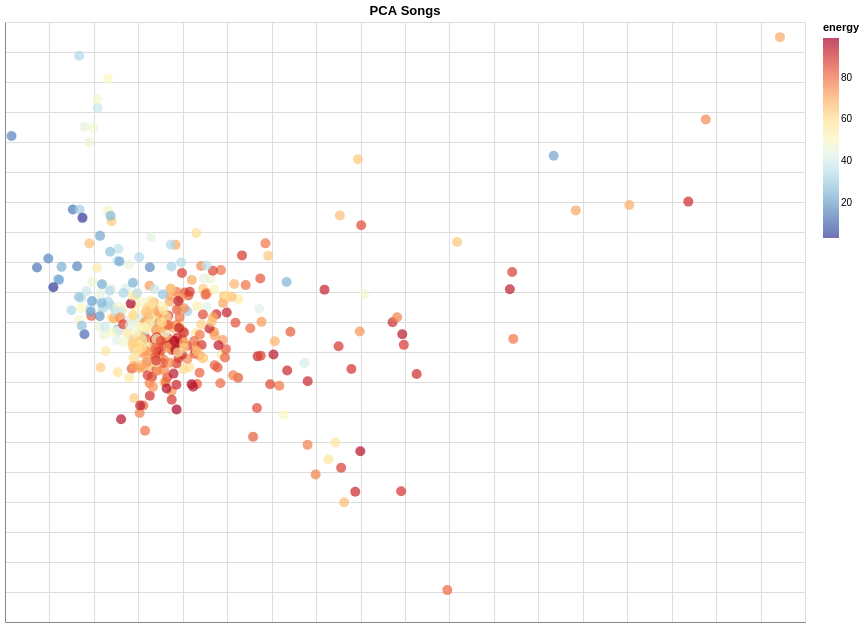

Notebook code for this chart:
### Markdown cell above
## 4. Song Recommendations

### Code cell
# song recommendations
songs = data.drop_duplicates(subset=["title_x", "artist_name"]).reset_index(drop=True)

# features = songs.loc[:, "camelot_x":"loudness"].drop(["camelot_x", "camelot_y", "is_major", "duration_x"], axis=1)
features = songs.select_dtypes(include='number')
# only apply standard scaler to features... want genres to hold more weight
model = make_pipeline(StandardScaler(), NearestNeighbors()).fit(features)

# # use PCA for dimensionality reduction so that we can "graph" songs
coords = make_pipeline(StandardScaler(), PCA(n_components=2)).fit_transform(features)
songs["x"], songs["y"] = coords[:, 0], coords[:, 1]

alt.Chart(songs).encode(
    x=alt.X("x:Q", title="", axis=alt.Axis(labels=False, ticks=False)),
    y=alt.Y("y:Q", title="", axis=alt.Axis(labels=False, ticks=False)),
    tooltip=alt.Tooltip(data.columns.to_list()),
    color=alt.Color("energy:Q", scale=alt.Scale(scheme="redyellowblue", reverse=True))
).mark_point(filled=True, size=100, color="green").properties(width=800, height=600, title="PCA Songs").interactive()

### Figure 1 — Vega-Lite specification as saved in the notebook (floating-point values rounded to 4 significant figures; data arrays with more than 128 entries replaced by an {"elided": "..."} marker saying what was removed)
{"config": {"view": {"continuousWidth": 300, "continuousHeight": 300}}, "data": {"name": "data-2529d5ae703800cef98746930606b1cb"}, "mark": {"type": "point", "color": "green", "filled": true, "size": 100}, "encoding": {"color": {"field": "energy", "scale": {"reverse": true, "scheme": "redyellowblue"}, "type": "quantitative"}, "tooltip": [{"field": "request_id", "type": "nominal"}, {"field": "request_time", "type": "temporal"}, {"field": "mode", "type": "nominal"}, {"field": "camelot", "type": "nominal"}, {"field": "camelot_x", "type": "quantitative"}, {"field": "camelot_y", "type": "quantitative"}, {"field": "is_major", "type": "quantitative"}, {"field": "duration_x", "type": "quantitative"}, {"field": "tempo", "type": "quantitative"}, {"field": "popularity", "type": "quantitative"}, {"field": "energy", "type": "quantitative"}, {"field": "happiness", "type": "quantitative"}, {"field": "acousticness", "type": "quantitative"}, {"field": "danceability", "type": "quantitative"}, {"field": "instrumentalness", "type": "quantitative"}, {"field": "speechiness", "type": "quantitative"}, {"field": "liveness", "type": "quantitative"}, {"field": "loudness", "type": "quantitative"}, {"field": "title_x", "type": "nominal"}, {"field": "length", "type": "quantitative"}, {"field": "video", "type": "nominal"}, {"field": "first_release_date", "type": "nominal"}, {"field": "aliases", "type": "nominal"}, {"field": "genres", "type": "nominal"}, {"field": "artist_name", "type": "nominal"}, {"field": "artist_type", "type": "nominal"}, {"field": "artist_country", "type": "nominal"}, {"field": "artist_aliases", "type": "nominal"}, {"field": "artist_genres", "type": "nominal"}, {"field": "release_titles", "type": "nominal"}, {"field": "release_dates", "type": "nominal"}, {"field": "release_countries", "type": "nominal"}, {"field": "release_genres", "type": "nominal"}, {"field": "title_y", "type": "nominal"}, {"field": "artist", "type": "nominal"}, {"field": "album", "type": "nominal"}, {"field": "duration_y", "type": "quantitative"}, {"field": "program_start_ts", "type": "nominal"}, {"field": "plays", "type": "quantitative"}, {"field": "is_ad", "type": "nominal"}, {"field": "2-step", "type": "quantitative"}, {"field": "acid", "type": "quantitative"}, {"field": "acoustic", "type": "quantitative"}, {"field": "afrobeat", "type": "quantitative"}, {"field": "alternative", "type": "quantitative"}, {"field": "ambient", "type": "quantitative"}, {"field": "americana", "type": "quantitative"}, {"field": "and", "type": "quantitative"}, {"field": "aor", "type": "quantitative"}, {"field": "arena", "type": "quantitative"}, {"field": "art", "type": "quantitative"}, {"field": "atmospheric", "type": "quantitative"}, {"field": "avant-garde", "type": "quantitative"}, {"field": "ballad", "type": "quantitative"}, {"field": "bap", "type": "quantitative"}, {"field": "baroque", "type": "quantitative"}, {"field": "bass", "type": "quantitative"}, {"field": "beat", "type": "quantitative"}, {"field": "bedroom", "type": "quantitative"}, {"field": "big", "type": "quantitative"}, {"field": "bitpop", "type": "quantitative"}, {"field": "blues", "type": "quantitative"}, {"field": "boogie", "type": "quantitative"}, {"field": "boom", "type": "quantitative"}, {"field": "bossa", "type": "quantitative"}, {"field": "breakbeat", "type": "quantitative"}, {"field": "breaks", "type": "quantitative"}, {"field": "britpop", "type": "quantitative"}, {"field": "bubblegum", "type": "quantitative"}, {"field": "c86", "type": "quantitative"}, {"field": "celtic", "type": "quantitative"}, {"field": "chamber", "type": "quantitative"}, {"field": "chicago", "type": "quantitative"}, {"field": "chillout", "type": "quantitative"}, {"field": "chillsynth", "type": "quantitative"}, {"field": "chillwave", "type": "quantitative"}, {"field": "chiptune", "type": "quantitative"}, {"field": "christian", "type": "quantitative"}, {"field": "classic", "type": "quantitative"}, {"field": "classical", "type": "quantitative"}, {"field": "club", "type": "quantitative"}, {"field": "coast", "type": "quantitative"}, {"field": "coldwave", "type": "quantitative"}, {"field": "conscious", "type": "quantitative"}, {"field": "contemporary", "type": "quantitative"}, {"field": "cosmic", "type": "quantitative"}, {"field": "country", "type": "quantitative"}, {"field": "cowboy", "type": "quantitative"}, {"field": "dance", "type": "quantitative"}, {"field": "dance-pop", "type": "quantitative"}, {"field": "dance-punk", "type": "quantitative"}, {"field": "dance-rock", "type": "quantitative"}, {"field": "dark", "type": "quantitative"}, {"field": "deathrock", "type": "quantitative"}, {"field": "deconstructed", "type": "quantitative"}, {"field": "deep", "type": "quantitative"}, {"field": "disco", "type": "quantitative"}, {"field": "downtempo", "type": "quantitative"}, {"field": "dream", "type": "quantitative"}, {"field": "drill", "type": "quantitative"}, {"field": "drum", "type": "quantitative"}, {"field": "dub", "type": "quantitative"}, {"field": "dubstep", "type": "quantitative"}, {"field": "east", "type": "quantitative"}, {"field": "easy", "type": "quantitative"}, {"field": "edm", "type": "quantitative"}, {"field": "electric", "type": "quantitative"}, {"field": "electro", "type": "quantitative"}, {"field": "electro-disco", "type": "quantitative"}, {"field": "electroclash", "type": "quantitative"}, {"field": "electronic", "type": "quantitative"}, {"field": "electronica", "type": "quantitative"}, {"field": "electropop", "type": "quantitative"}, {"field": "electropunk", "type": "quantitative"}, {"field": "emo", "type": "quantitative"}, {"field": "ethereal", "type": "quantitative"}, {"field": "euro", "type": "quantitative"}, {"field": "euro-disco", "type": "quantitative"}, {"field": "eurodance", "type": "quantitative"}, {"field": "europop", "type": "quantitative"}, {"field": "experimental", "type": "quantitative"}, {"field": "folk", "type": "quantitative"}, {"field": "folktronica", "type": "quantitative"}, {"field": "french", "type": "quantitative"}, {"field": "funk", "type": "quantitative"}, {"field": "funky", "type": "quantitative"}, {"field": "fusion", "type": "quantitative"}, {"field": "future", "type": "quantitative"}, {"field": "gangsta", "type": "quantitative"}, {"field": "garage", "type": "quantitative"}, {"field": "glam", "type": "quantitative"}, {"field": "glitch", "type": "quantitative"}, {"field": "gothic", "type": "quantitative"}, {"field": "grime", "type": "quantitative"}, {"field": "grunge", "type": "quantitative"}, {"field": "hall", "type": "quantitative"}, {"field": "hard", "type": "quantitative"}, {"field": "heartland", "type": "quantitative"}, {"field": "heavy", "type": "quantitative"}, {"field": "hip", "type": "quantitative"}, {"field": "hop", "type": "quantitative"}, {"field": "house", "type": "quantitative"}, {"field": "hyperpop", "type": "quantitative"}, {"field": "hyphy", "type": "quantitative"}, {"field": "idm", "type": "quantitative"}, {"field": "impressionism", "type": "quantitative"}, {"field": "indie", "type": "quantitative"}, {"field": "indietronica", "type": "quantitative"}, {"field": "industrial", "type": "quantitative"}, {"field": "instrumental", "type": "quantitative"}, {"field": "jangle", "type": "quantitative"}, {"field": "jazz", "type": "quantitative"}, {"field": "jazz-funk", "type": "quantitative"}, {"field": "jungle", "type": "quantitative"}, {"field": "krautrock", "type": "quantitative"}, {"field": "latin", "type": "quantitative"}, {"field": "leftfield", "type": "quantitative"}, {"field": "liquid", "type": "quantitative"}, {"field": "listening", "type": "quantitative"}, {"field": "lo-fi", "type": "quantitative"}, {"field": "lounge", "type": "quantitative"}, {"field": "math", "type": "quantitative"}, {"field": "metal", "type": "quantitative"}, {"field": "microhouse", "type": "quantitative"}, {"field": "midwest", "type": "quantitative"}, {"field": "modern", "type": "quantitative"}, {"field": "motown", "type": "quantitative"}, {"field": "mpb", "type": "quantitative"}, {"field": "music", "type": "quantitative"}, {"field": "nashville", "type": "quantitative"}, {"field": "neo", "type": "quantitative"}, {"field": "neo-acoustic", "type": "quantitative"}, {"field": "neo-psychedelia", "type": "quantitative"}, {"field": "new", "type": "quantitative"}, {"field": "no", "type": "quantitative"}, {"field": "noise", "type": "quantitative"}, {"field": "nova", "type": "quantitative"}, {"field": "nu", "type": "quantitative"}, {"field": "plunderphonics", "type": "quantitative"}, {"field": "pop", "type": "quantitative"}, {"field": "post-dubstep", "type": "quantitative"}, {"field": "post-grunge", "type": "quantitative"}, {"field": "post-hardcore", "type": "quantitative"}, {"field": "post-punk", "type": "quantitative"}, {"field": "post-rock", "type": "quantitative"}, {"field": "power", "type": "quantitative"}, {"field": "progressive", "type": "quantitative"}, {"field": "psych", "type": "quantitative"}, {"field": "psychedelic", "type": "quantitative"}, {"field": "psychobilly", "type": "quantitative"}, {"field": "punk", "type": "quantitative"}, {"field": "r&b", "type": "quantitative"}, {"field": "rap", "type": "quantitative"}, {"field": "rave", "type": "quantitative"}, {"field": "reggae", "type": "quantitative"}, {"field": "reggae-pop", "type": "quantitative"}, {"field": "revival", "type": "quantitative"}, {"field": "rock", "type": "quantitative"}, {"field": "rockabilly", "type": "quantitative"}, {"field": "roll", "type": "quantitative"}, {"field": "romantic", "type": "quantitative"}, {"field": "samba", "type": "quantitative"}, {"field": "shoegaze", "type": "quantitative"}, {"field": "singer-songwriter", "type": "quantitative"}, {"field": "ska", "type": "quantitative"}, {"field": "slacker", "type": "quantitative"}, {"field": "slap", "type": "quantitative"}, {"field": "slowcore", "type": "quantitative"}, {"field": "smooth", "type": "quantitative"}, {"field": "soft", "type": "quantitative"}, {"field": "sophisti-pop", "type": "quantitative"}, {"field": "soul", "type": "quantitative"}, {"field": "sound", "type": "quantitative"}, {"field": "space", "type": "quantitative"}, {"field": "stoner", "type": "quantitative"}, {"field": "surf", "type": "quantitative"}, {"field": "symphonic", "type": "quantitative"}, {"field": "synth-pop", "type": "quantitative"}, {"field": "synthwave", "type": "quantitative"}, {"field": "tech", "type": "quantitative"}, {"field": "techno", "type": "quantitative"}, {"field": "trance", "type": "quantitative"}, {"field": "trap", "type": "quantitative"}, {"field": "trip", "type": "quantitative"}, {"field": "tropicália", "type": "quantitative"}, {"field": "twee", "type": "quantitative"}, {"field": "urban", "type": "quantitative"}, {"field": "vaporwave", "type": "quantitative"}, {"field": "wave", "type": "quantitative"}], "x": {"axis": {"labels": false, "ticks": false}, "field": "x", "title": "", "type": "quantitative"}, "y": {"axis": {"labels": false, "ticks": false}, "field": "y", "title": "", "type": "quantitative"}}, "height": 600, "params": [{"name": "param_1e9efca18e7a2868", "select": {"type": "interval", "encodings": ["x", "y"]}, "bind": "scales"}], "title": "PCA Songs", "width": 800, "$schema": "https://vega.github.io/schema/vega-lite/v6.4.1.json", "datasets": {"data-2529d5ae703800cef98746930606b1cb": {"elided": "388 records"}}}
